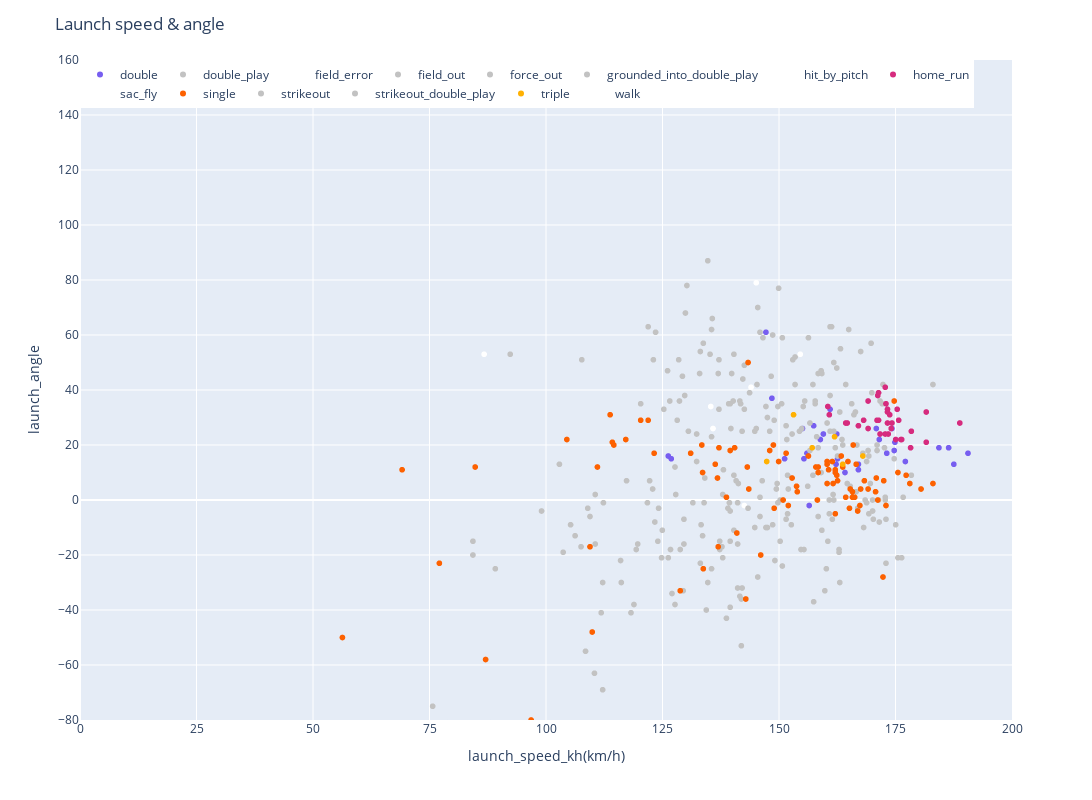

This figure's notebook cell:
### Code cell
# 速度と角度に着目した可視化

_fig = barrel(df)
_fig.show()

### Figure 1 — Plotly figure (JSON) as saved in the notebook; plotly's stock layout.template omitted (floating-point values rounded to 4 significant figures; data arrays with more than 128 entries replaced by an {"elided": "..."} marker saying what was removed)
{"data": [{"customdata": {"elided": "30x8 mixed values"}, "hovertemplate": "<b>%{hovertext}</b><br><br>events=double<br>launch_speed_kh=%{x}<br>launch_angle=%{y}<br>game_date=%{customdata[0]}<br>batter_name=%{customdata[1]}<br>pitcher_name=%{customdata[2]}<br>effective_speed_kh=%{customdata[3]}<br>pitch_name=%{customdata[4]}<br>hit_distance_sc_m=%{customdata[5]}<br>des=%{customdata[6]}<br>description=%{customdata[7]}<extra></extra>", "hovertext": ["double", "double", "double", "double", "double", "double", "double", "double", "double", "double", "double", "double", "double", "double", "double", "double", "double", "double", "double", "double", "double", "double", "double", "double", "double", "double", "double", "double", "double", "double"], "legendgroup": "double", "marker": {"color": "rgb(119, 94, 240)", "symbol": "circle"}, "mode": "markers", "name": "double", "showlegend": true, "type": "scattergl", "x": [162.4, 156, 167.0, 174.9, 186.4, 156.5, 157.4, 167.0, 162.2, 126.2, 184.3, 164.2, 148.5, 147.2, 158.9, 173.1, 155.4, 126.9, 174.7, 171.5, 155.0, 170.9, 161.0, 162.6, 151.2, 159.5, 187.5, 177.1, 190.6, 174.2], "xaxis": "x", "y": [24, 17, 11, 21, 19, -2, 27, 13, 13, 16, 19, 10, 37, 61, 22, 17, 15, 15, 18, 22, 26, 26, 33, 15, 15, 24, 13, 14, 17, 26], "yaxis": "y"}, {"customdata": [["2022-05-22T00:00:00", "Ohtani, Shohei", "Irvin, Cole", 129.0, "Changeup", 89.31, "Angels challenged (tag play), call on the field was upheld: Shohei Ohtani lines into a double play, right fielder Chad Pinder to shortstop Elvis Andrus.   Tyler Wade out at 2nd.", "hit_into_play"], ["2022-04-23T00:00:00", "Ohtani, Shohei", "Watkins, Spenser", 149.3, "4-Seam Fastball", 38.1, "Shohei Ohtani lines into a double play, third baseman Ramon Urias to shortstop Jorge Mateo.   Tyler Wade out at 2nd.", "hit_into_play"]], "hovertemplate": "<b>%{hovertext}</b><br><br>events=double_play<br>launch_speed_kh=%{x}<br>launch_angle=%{y}<br>game_date=%{customdata[0]}<br>batter_name=%{customdata[1]}<br>pitcher_name=%{customdata[2]}<br>effective_speed_kh=%{customdata[3]}<br>pitch_name=%{customdata[4]}<br>hit_distance_sc_m=%{customdata[5]}<br>des=%{customdata[6]}<br>description=%{customdata[7]}<extra></extra>", "hovertext": ["double_play", "double_play"], "legendgroup": "double_play", "marker": {"color": "rgb(194, 194, 194)", "symbol": "circle"}, "mode": "markers", "name": "double_play", "showlegend": true, "type": "scattergl", "x": [151.7, 134.1], "xaxis": "x", "y": [22, 8], "yaxis": "y"}, {"customdata": [["2022-07-16T00:00:00", "Ohtani, Shohei", "Urías, Julio", 150.9, "4-Seam Fastball", 16.46, "Shohei Ohtani reaches on a fielding error by first baseman Freddie Freeman.   Luis Rengifo to 3rd.", "hit_into_play"], ["2022-04-17T00:00:00", "Ohtani, Shohei", "Burke, Brock", 155.7, "4-Seam Fastball", 40.54, "Shohei Ohtani reaches on a fielding error by shortstop Marcus Semien.", "hit_into_play"], ["2022-04-16T00:00:00", "Ohtani, Shohei", "Martin, Brett", 130.1, "Curveball", 9.14, "Shohei Ohtani reaches on a fielding error by first baseman Nathaniel Lowe.   Tyler Wade to 2nd.", "hit_into_play"], ["2022-09-24T00:00:00", "Ohtani, Shohei", "Jax, Griffin", 137.0, "Slider", 82.6, "Shohei Ohtani reaches on a fielding error by left fielder Jake Cave.   Shohei Ohtani to 2nd.", "hit_into_play"]], "hovertemplate": "<b>%{hovertext}</b><br><br>events=field_error<br>launch_speed_kh=%{x}<br>launch_angle=%{y}<br>game_date=%{customdata[0]}<br>batter_name=%{customdata[1]}<br>pitcher_name=%{customdata[2]}<br>effective_speed_kh=%{customdata[3]}<br>pitch_name=%{customdata[4]}<br>hit_distance_sc_m=%{customdata[5]}<br>des=%{customdata[6]}<br>description=%{customdata[7]}<extra></extra>", "hovertext": ["field_error", "field_error", "field_error", "field_error"], "legendgroup": "field_error", "marker": {"color": "rgb(255, 255, 255)", "symbol": "circle"}, "mode": "markers", "name": "field_error", "showlegend": true, "type": "scattergl", "x": [145.1, 86.72, 142.6, 144], "xaxis": "x", "y": [79, 53, -2, 41], "yaxis": "y"}, {"customdata": {"elided": "239x8 mixed values"}, "hovertemplate": "<b>%{hovertext}</b><br><br>events=field_out<br>launch_speed_kh=%{x}<br>launch_angle=%{y}<br>game_date=%{customdata[0]}<br>batter_name=%{customdata[1]}<br>pitcher_name=%{customdata[2]}<br>effective_speed_kh=%{customdata[3]}<br>pitch_name=%{customdata[4]}<br>hit_distance_sc_m=%{customdata[5]}<br>des=%{customdata[6]}<br>description=%{customdata[7]}<extra></extra>", "hovertext": {"elided": "239 str values"}, "legendgroup": "field_out", "marker": {"color": "rgb(194, 194, 194)", "symbol": "circle"}, "mode": "markers", "name": "field_out", "showlegend": true, "type": "scattergl", "x": {"elided": "239 float values"}, "xaxis": "x", "y": {"elided": "239 int values"}, "yaxis": "y"}, {"customdata": [["2022-05-26T00:00:00", "Ohtani, Shohei", "Ryu, Hyun Jin", 138.2, "Cutter", 2.74, "Shohei Ohtani grounds into a force out, second baseman Santiago Espinal to shortstop Bo Bichette.   Andrew Velazquez scores.    Mike Trout out at 2nd.    Shohei Ohtani to 1st.", "hit_into_play"], ["2022-06-16T00:00:00", "Ohtani, Shohei", "Kirby, George", 131.2, "Curveball", 0.91, "Shohei Ohtani grounds into a force out, pitcher George Kirby to shortstop J.  P. Crawford.   Mike Trout out at 2nd.    Shohei Ohtani to 1st.", "hit_into_play"], ["2022-04-29T00:00:00", "Ohtani, Shohei", "Giolito, Lucas", 136.5, "Changeup", 38.71, "Shohei Ohtani grounds into a force out, fielded by shortstop Tim Anderson.   Mike Trout out at 2nd.    Shohei Ohtani to 1st.", "hit_into_play"], ["2022-07-25T00:00:00", "Ohtani, Shohei", "Greinke, Zack", 143.5, "4-Seam Fastball", 1.22, "Shohei Ohtani grounds into a force out, first baseman Nick Pratto to catcher MJ Melendez.   Phil Gosselin out at home.    Brandon Marsh to 3rd.    Andrew Velazquez to 2nd.    Shohei Ohtani to 1st.", "hit_into_play"], ["2022-05-14T00:00:00", "Ohtani, Shohei", "Blackburn, Paul", 147.2, "Sinker", 10.36, "Athletics challenged (force play), call on the field was overturned: Shohei Ohtani grounds into a force out, fielded by shortstop Elvis Andrus.   Brandon Marsh scores.    Luis Rengifo out at 2nd.    Shohei Ohtani to 1st.", "hit_into_play"], ["2022-04-17T00:00:00", "Ohtani, Shohei", "Martin, Brett", 136.5, "Slider", 3.05, "Shohei Ohtani grounds into a force out, second baseman Charlie Culberson to shortstop Marcus Semien.   Kurt Suzuki scores.    Andrew Velazquez to 3rd.    Tyler Wade out at 2nd.    Shohei Ohtani to 1st.", "hit_into_play"], ["2022-07-08T00:00:00", "Ohtani, Shohei", "Wells, Tyler", 137.6, "Changeup", 1.52, "Shohei Ohtani grounds into a force out, second baseman Ramon Urias to third baseman Tyler Nevin.   Mike Trout out at 2nd.    Shohei Ohtani to 1st.", "hit_into_play"], ["2022-04-16T00:00:00", "Ohtani, Shohei", "Hearn, Taylor", 133.0, "Slider", 1.22, "Shohei Ohtani grounds into a force out, second baseman Marcus Semien to shortstop Corey Seager.   Andrew Velazquez scores.    Tyler Wade out at 2nd.    Shohei Ohtani to 1st.", "hit_into_play"], ["2022-08-27T00:00:00", "Ohtani, Shohei", "Manoah, Alek", 153.6, "Sinker", 1.52, "Angels challenged (play at 1st), call on the field was overturned: Shohei Ohtani grounds into a force out, pitcher Alek Manoah to shortstop Bo Bichette.   David Fletcher to 3rd.    Mike Trout out at 2nd.    Shohei Ohtani to 1st.", "hit_into_play"], ["2022-07-05T00:00:00", "Ohtani, Shohei", "Alcantara, Sandy", 157.0, "Sinker", 0, "Shohei Ohtani grounds into a force out, pitcher Sandy Alcantara to shortstop Miguel Rojas.   Mike Trout out at 2nd.    Shohei Ohtani to 1st.", "hit_into_play"], ["2022-08-12T00:00:00", "Ohtani, Shohei", "Mahle, Tyler", 137.9, "Cutter", 1.52, "Shohei Ohtani grounds into a force out, second baseman Jorge Polanco to shortstop Carlos Correa.   David Fletcher out at 2nd.    Shohei Ohtani to 1st.", "hit_into_play"], ["2022-07-02T00:00:00", "Ohtani, Shohei", "Urquidy, José", 148.6, "4-Seam Fastball", 16.76, "Shohei Ohtani grounds into a force out, first baseman Yuli Gurriel to shortstop Jeremy Pena.   Taylor Ward out at 2nd.    Shohei Ohtani to 1st.", "hit_into_play"], ["2022-05-18T00:00:00", "Ohtani, Shohei", "Dunning, Dane", 142.7, "Sinker", 2.74, "Shohei Ohtani grounds into a force out, second baseman Marcus Semien to shortstop Corey Seager.   Taylor Ward out at 2nd.    Shohei Ohtani to 1st.", "hit_into_play"], ["2022-04-24T00:00:00", "Ohtani, Shohei", "Lakins Sr., Travis", 144.5, "Cutter", 7.32, "Shohei Ohtani grounds into a force out, third baseman Kelvin Gutierrez to shortstop Jorge Mateo.   Andrew Velazquez out at 2nd.", "hit_into_play"]], "hovertemplate": "<b>%{hovertext}</b><br><br>events=force_out<br>launch_speed_kh=%{x}<br>launch_angle=%{y}<br>game_date=%{customdata[0]}<br>batter_name=%{customdata[1]}<br>pitcher_name=%{customdata[2]}<br>effective_speed_kh=%{customdata[3]}<br>pitch_name=%{customdata[4]}<br>hit_distance_sc_m=%{customdata[5]}<br>des=%{customdata[6]}<br>description=%{customdata[7]}<extra></extra>", "hovertext": ["force_out", "force_out", "force_out", "force_out", "force_out", "force_out", "force_out", "force_out", "force_out", "force_out", "force_out", "force_out", "force_out", "force_out"], "legendgroup": "force_out", "marker": {"color": "rgb(194, 194, 194)", "symbol": "circle"}, "mode": "markers", "name": "force_out", "showlegend": true, "type": "scattergl", "x": [147.5, 127.7, 102.9, 142.1, 141.1, 123.4, 116, 137.9, 107.5, 78.88, 150.2, 176.6, 139.5, 151.8], "xaxis": "x", "y": [-10, -38, 13, -32, -1, -8, -22, -21, -17, -81, -15, 1, -15, -5], "yaxis": "y"}, {"customdata": [["2022-04-22T00:00:00", "Ohtani, Shohei", "Pérez, Cionel", 132.8, "Slider", 29.87, "Shohei Ohtani grounds into a double play, shortstop Jorge Mateo to third baseman Kelvin Gutierrez to first baseman Ryan Mountcastle.   Andrew Velazquez out at 2nd.    Shohei Ohtani out at 1st.", "hit_into_play"], ["2022-08-29T00:00:00", "Ohtani, Shohei", "Montas, Frankie", 137.0, "Split-Finger", 1.83, "Shohei Ohtani grounds into a double play, shortstop Isiah Kiner-Falefa to first baseman Anthony Rizzo.   Mike Trout out at 2nd.    Shohei Ohtani out at 1st.", "hit_into_play"], ["2022-05-18T00:00:00", "Ohtani, Shohei", "Dunning, Dane", 133.9, "Changeup", 4.27, "Shohei Ohtani grounds into a double play, first baseman Nathaniel Lowe to shortstop Corey Seager to first baseman Nathaniel Lowe.   Taylor Ward out at 2nd.    Shohei Ohtani out at 1st.", "hit_into_play"], ["2022-10-02T00:00:00", "Ohtani, Shohei", "Santana, Dennis", 152.8, "4-Seam Fastball", 11.89, "Shohei Ohtani grounds into a double play, second baseman Marcus Semien to shortstop Corey Seager to first baseman Nathaniel Lowe.   Mike Trout out at 2nd.    Shohei Ohtani out at 1st.", "hit_into_play"], ["2022-05-01T00:00:00", "Ohtani, Shohei", "Ruiz, José", 142.2, "Changeup", 1.22, "Shohei Ohtani grounds into a double play, pitcher Jose Ruiz to shortstop Tim Anderson to first baseman Jose Abreu.   Taylor Ward to 3rd.    Mike Trout out at 2nd.    Shohei Ohtani out at 1st.", "hit_into_play"], ["2022-05-14T00:00:00", "Ohtani, Shohei", "Oller, Adam", 138.2, "Changeup", 7.92, "Shohei Ohtani grounds into a double play, shortstop Kevin Smith to first baseman Christian Bethancourt.   Taylor Ward out at 2nd.    Shohei Ohtani out at 1st.", "hit_into_play"]], "hovertemplate": "<b>%{hovertext}</b><br><br>events=grounded_into_double_play<br>launch_speed_kh=%{x}<br>launch_angle=%{y}<br>game_date=%{customdata[0]}<br>batter_name=%{customdata[1]}<br>pitcher_name=%{customdata[2]}<br>effective_speed_kh=%{customdata[3]}<br>pitch_name=%{customdata[4]}<br>hit_distance_sc_m=%{customdata[5]}<br>des=%{customdata[6]}<br>description=%{customdata[7]}<extra></extra>", "hovertext": ["grounded_into_double_play", "grounded_into_double_play", "grounded_into_double_play", "grounded_into_double_play", "grounded_into_double_play", "grounded_into_double_play"], "legendgroup": "grounded_into_double_play", "marker": {"color": "rgb(194, 194, 194)", "symbol": "circle"}, "mode": "markers", "name": "grounded_into_double_play", "showlegend": true, "type": "scattergl", "x": [165.3, 137.3, 152.6, 160.8, 133.1, 139.0], "xaxis": "x", "y": [5, -18, -9, 0, -23, -3], "yaxis": "y"}, {"customdata": [["2022-05-24T00:00:00", "Ohtani, Shohei", "Dunning, Dane", 125.1, "Slider", null, "Shohei Ohtani hit by pitch.", "hit_by_pitch"], ["2022-05-28T00:00:00", "Ohtani, Shohei", "Merryweather, Julian", 158.2, "4-Seam Fastball", null, "Blue Jays challenged (hit by pitch), call on the field was upheld: Shohei Ohtani hit by pitch.", "hit_by_pitch"], ["2022-05-29T00:00:00", "Ohtani, Shohei", "Vasquez, Andrew", 125.8, "Curveball", null, "Shohei Ohtani hit by pitch.", "hit_by_pitch"], ["2022-07-22T00:00:00", "Ohtani, Shohei", "Morton, Charlie", 129.3, "Curveball", null, "Shohei Ohtani hit by pitch.", "hit_by_pitch"], ["2022-10-04T00:00:00", "Ohtani, Shohei", "Irvin, Cole", 134.7, "Changeup", null, "Shohei Ohtani hit by pitch.", "hit_by_pitch"]], "hovertemplate": "<b>%{hovertext}</b><br><br>events=hit_by_pitch<br>launch_speed_kh=%{x}<br>launch_angle=%{y}<br>game_date=%{customdata[0]}<br>batter_name=%{customdata[1]}<br>pitcher_name=%{customdata[2]}<br>effective_speed_kh=%{customdata[3]}<br>pitch_name=%{customdata[4]}<br>hit_distance_sc_m=%{customdata[5]}<br>des=%{customdata[6]}<br>description=%{customdata[7]}<extra></extra>", "hovertext": ["hit_by_pitch", "hit_by_pitch", "hit_by_pitch", "hit_by_pitch", "hit_by_pitch"], "legendgroup": "hit_by_pitch", "marker": {"color": "rgb(255, 255, 255)", "symbol": "circle"}, "mode": "markers", "name": "hit_by_pitch", "showlegend": true, "type": "scattergl", "x": [null, null, null, null, null], "xaxis": "x", "y": [null, null, null, null, null], "yaxis": "y"}, {"customdata": {"elided": "34x8 mixed values"}, "hovertemplate": "<b>%{hovertext}</b><br><br>events=home_run<br>launch_speed_kh=%{x}<br>launch_angle=%{y}<br>game_date=%{customdata[0]}<br>batter_name=%{customdata[1]}<br>pitcher_name=%{customdata[2]}<br>effective_speed_kh=%{customdata[3]}<br>pitch_name=%{customdata[4]}<br>hit_distance_sc_m=%{customdata[5]}<br>des=%{customdata[6]}<br>description=%{customdata[7]}<extra></extra>", "hovertext": ["home_run", "home_run", "home_run", "home_run", "home_run", "home_run", "home_run", "home_run", "home_run", "home_run", "home_run", "home_run", "home_run", "home_run", "home_run", "home_run", "home_run", "home_run", "home_run", "home_run", "home_run", "home_run", "home_run", "home_run", "home_run", "home_run", "home_run", "home_run", "home_run", "home_run", "home_run", "home_run", "home_run", "home_run"], "legendgroup": "home_run", "marker": {"color": "rgb(214, 43, 126)", "symbol": "circle"}, "mode": "markers", "name": "home_run", "showlegend": true, "type": "scattergl", "x": [176.2, 167.0, 172.8, 173.0, 160.5, 178.4, 171.2, 175.0, 175.7, 169.1, 176.3, 169.1, 160.8, 178.2, 181.6, 171.4, 171.4, 173.8, 172.8, 175.4, 173.3, 188.8, 164.3, 173.3, 181.6, 173.4, 173.3, 171.7, 168.2, 174.2, 164.6, 174.1, 171.0, null], "xaxis": "x", "y": [22, 27, 41, 35, 34, 25, 38, 22, 29, 36, 22, 26, 31, 19, 21, 39, 29, 31, 24, 33, 33, 28, 28, 32, 32, 24, 28, 24, 29, 28, 28, 26, 29, null], "yaxis": "y"}, {"customdata": [["2022-06-21T00:00:00", "Ohtani, Shohei", "Speier, Gabe", 131.7, "Slider", 93.27, "Shohei Ohtani out on a sacrifice fly to center fielder Michael A.   Taylor.   Tyler Wade scores.", "hit_into_play"], ["2022-08-06T00:00:00", "Ohtani, Shohei", "Bernardino, Brennan", 126.1, "Curveball", 77.72, "Shohei Ohtani out on a sacrifice fly to left fielder Kyle Lewis.   Andrew Velazquez scores.", "hit_into_play"], ["2022-06-21T00:00:00", "Ohtani, Shohei", "Mengden, Daniel", 142.1, "Cutter", 90.53, "Shohei Ohtani out on a sacrifice fly to left fielder Andrew Benintendi.   Tyler Wade scores.", "hit_into_play"]], "hovertemplate": "<b>%{hovertext}</b><br><br>events=sac_fly<br>launch_speed_kh=%{x}<br>launch_angle=%{y}<br>game_date=%{customdata[0]}<br>batter_name=%{customdata[1]}<br>pitcher_name=%{customdata[2]}<br>effective_speed_kh=%{customdata[3]}<br>pitch_name=%{customdata[4]}<br>hit_distance_sc_m=%{customdata[5]}<br>des=%{customdata[6]}<br>description=%{customdata[7]}<extra></extra>", "hovertext": ["sac_fly", "sac_fly", "sac_fly"], "legendgroup": "sac_fly", "marker": {"color": "rgb(255, 255, 255)", "symbol": "circle"}, "mode": "markers", "name": "sac_fly", "showlegend": true, "type": "scattergl", "x": [135.8, 154.6, 135.4], "xaxis": "x", "y": [26, 53, 34], "yaxis": "y"}, {"customdata": {"elided": "90x8 mixed values"}, "hovertemplate": "<b>%{hovertext}</b><br><br>events=single<br>launch_speed_kh=%{x}<br>launch_angle=%{y}<br>game_date=%{customdata[0]}<br>batter_name=%{customdata[1]}<br>pitcher_name=%{customdata[2]}<br>effective_speed_kh=%{customdata[3]}<br>pitch_name=%{customdata[4]}<br>hit_distance_sc_m=%{customdata[5]}<br>des=%{customdata[6]}<br>description=%{customdata[7]}<extra></extra>", "hovertext": ["single", "single", "single", "single", "single", "single", "single", "single", "single", "single", "single", "single", "single", "single", "single", "single", "single", "single", "single", "single", "single", "single", "single", "single", "single", "single", "single", "single", "single", "single", "single", "single", "single", "single", "single", "single", "single", "single", "single", "single", "single", "single", "single", "single", "single", "single", "single", "single", "single", "single", "single", "single", "single", "single", "single", "single", "single", "single", "single", "single", "single", "single", "single", "single", "single", "single", "single", "single", "single", "single", "single", "single", "single", "single", "single", "single", "single", "single", "single", "single", "single", "single", "single", "single", "single", "single", "single", "single", "single", "single"], "legendgroup": "single", "marker": {"color": "rgb(253, 97, 0)", "symbol": "circle"}, "mode": "markers", "name": "single", "showlegend": true, "type": "scattergl", "x": [166.9, 143.4, 151.5, 133.8, 165.8, 114.6, 183.0, 114.2, 149.9, 173.0, 137.0, 84.8, 120.3, 167.5, 136.3, 177.3, 143.5, 162.1, 137.1, 156.3, 56.32, 69.12, 146.1, 123.2, 111.0, 170.7, 133.6, 140.5, 158.4, 128.8, 166.6, 162.6, 148.8, 161.6, 165.9, 174.7, 141.0, 117.1, 109.9, 113.8, 166.2, 167.4, 162.4, 139.5, 165.1, 96.8, 133.4, 153.9, 158.4, 153.8, 77.12, 160.3, 165.3, 138.7, 169.1, 164.8, 171.2, 150.9, 163.7, 136.8, 131.0, 163.4, 160.6, 170.9, 87.04, 149.0, 172.3, 175.5, 104.5, 161.4, 164.3, 162.1, 172.5, 180.5, 109.4, 162.1, 168.3, 152.8, 160.3, 148, 143.2, 165.8, 152, 158.2, 157.9, 142.9, 160.3, 178.1, null, 121.9], "xaxis": "x", "y": [-4, 50, 17, -25, 1, 20, 6, 21, 14, -2, -17, 12, 29, 4, 13, 9, 4, 10, 19, 16, -50, 11, -20, 17, 12, 3, 10, 19, 12, -33, 13, 7, 20, 6, 20, 36, -12, 22, -48, 31, 1, -2, 9, 18, -3, -80, 20, 3, 10, 5, -23, 14, 4, 1, 4, 14, 0, 0, 12, 8, 17, 16, 11, 8, -58, -3, -28, 10, 22, 14, 1, -5, 7, 4, -17, 11, 7, 8, 6, 18, 12, 3, -2, 0, 12, -36, 13, 6, null, 29], "yaxis": "y"}, {"customdata": {"elided": "160x8 mixed values"}, "hovertemplate": "<b>%{hovertext}</b><br><br>events=strikeout<br>launch_speed_kh=%{x}<br>launch_angle=%{y}<br>game_date=%{customdata[0]}<br>batter_name=%{customdata[1]}<br>pitcher_name=%{customdata[2]}<br>effective_speed_kh=%{customdata[3]}<br>pitch_name=%{customdata[4]}<br>hit_distance_sc_m=%{customdata[5]}<br>des=%{customdata[6]}<br>description=%{customdata[7]}<extra></extra>", "hovertext": {"elided": "160 str values"}, "legendgroup": "strikeout", "marker": {"color": "rgb(194, 194, 194)", "symbol": "circle"}, "mode": "markers", "name": "strikeout", "showlegend": true, "type": "scattergl", "x": {"elided": "160 null values"}, "xaxis": "x", "y": {"elided": "160 null values"}, "yaxis": "y"}, {"customdata": [["2022-10-03T00:00:00", "Ohtani, Shohei", "Martínez, Adrián", 134.2, "Slider", null, "Shohei Ohtani strikes out swinging and Livan Soto caught stealing 2nd, catcher Shea Langeliers to third baseman Ernie Clement to catcher Shea Langeliers.", "swinging_strike"]], "hovertemplate": "<b>%{hovertext}</b><br><br>events=strikeout_double_play<br>launch_speed_kh=%{x}<br>launch_angle=%{y}<br>game_date=%{customdata[0]}<br>batter_name=%{customdata[1]}<br>pitcher_name=%{customdata[2]}<br>effective_speed_kh=%{customdata[3]}<br>pitch_name=%{customdata[4]}<br>hit_distance_sc_m=%{customdata[5]}<br>des=%{customdata[6]}<br>description=%{customdata[7]}<extra></extra>", "hovertext": ["strikeout_double_play"], "legendgroup": "strikeout_double_play", "marker": {"color": "rgb(194, 194, 194)", "symbol": "circle"}, "mode": "markers", "name": "strikeout_double_play", "showlegend": true, "type": "scattergl", "x": [null], "xaxis": "x", "y": [null], "yaxis": "y"}, {"customdata": [["2022-07-13T00:00:00", "Ohtani, Shohei", "Javier, Cristian", 152.2, "4-Seam Fastball", 53.64, "Shohei Ohtani triples (2) on a line drive to right fielder Kyle Tucker.   Max Stassi scores.    Brandon Marsh scores.", "hit_into_play"], ["2022-08-17T00:00:00", "Ohtani, Shohei", "Murfee, Penn", 138.9, "4-Seam Fastball", 59.13, "Shohei Ohtani triples (5) on a sharp line drive to right fielder Mitch Haniger.   David Fletcher scores.", "hit_into_play"], ["2022-08-16T00:00:00", "Ohtani, Shohei", "Ray, Robbie", 142.7, "Slider", 108.8, "Shohei Ohtani triples (4) on a sharp fly ball to left fielder Jesse Winker.", "hit_into_play"], ["2022-08-26T00:00:00", "Ohtani, Shohei", "White, Mitch", 132.8, "Slider", 115.5, "Shohei Ohtani triples (6) on a fly ball to center fielder Whit Merrifield.   Andrew Velazquez scores.    David Fletcher scores.", "hit_into_play"], ["2022-07-31T00:00:00", "Ohtani, Shohei", "Dunning, Dane", 139.0, "Changeup", 74.98, "Shohei Ohtani triples (3) on a sharp line drive to right fielder Kole Calhoun.", "hit_into_play"], ["2022-06-15T00:00:00", "Ohtani, Shohei", "Anderson, Tyler", 139.4, "Cutter", 90.22, "Shohei Ohtani triples (1) on a line drive to right fielder Mookie Betts.", "hit_into_play"]], "hovertemplate": "<b>%{hovertext}</b><br><br>events=triple<br>launch_speed_kh=%{x}<br>launch_angle=%{y}<br>game_date=%{customdata[0]}<br>batter_name=%{customdata[1]}<br>pitcher_name=%{customdata[2]}<br>effective_speed_kh=%{customdata[3]}<br>pitch_name=%{customdata[4]}<br>hit_distance_sc_m=%{customdata[5]}<br>des=%{customdata[6]}<br>description=%{customdata[7]}<extra></extra>", "hovertext": ["triple", "triple", "triple", "triple", "triple", "triple"], "legendgroup": "triple", "marker": {"color": "rgb(255, 177, 2)", "symbol": "circle"}, "mode": "markers", "name": "triple", "showlegend": true, "type": "scattergl", "x": [147.4, 163.7, 161.9, 153.1, 168, 157.1], "xaxis": "x", "y": [14, 13, 23, 31, 16, 19], "yaxis": "y"}, {"customdata": {"elided": "58x8 mixed values"}, "hovertemplate": "<b>%{hovertext}</b><br><br>events=walk<br>launch_speed_kh=%{x}<br>launch_angle=%{y}<br>game_date=%{customdata[0]}<br>batter_name=%{customdata[1]}<br>pitcher_name=%{customdata[2]}<br>effective_speed_kh=%{customdata[3]}<br>pitch_name=%{customdata[4]}<br>hit_distance_sc_m=%{customdata[5]}<br>des=%{customdata[6]}<br>description=%{customdata[7]}<extra></extra>", "hovertext": ["walk", "walk", "walk", "walk", "walk", "walk", "walk", "walk", "walk", "walk", "walk", "walk", "walk", "walk", "walk", "walk", "walk", "walk", "walk", "walk", "walk", "walk", "walk", "walk", "walk", "walk", "walk", "walk", "walk", "walk", "walk", "walk", "walk", "walk", "walk", "walk", "walk", "walk", "walk", "walk", "walk", "walk", "walk", "walk", "walk", "walk", "walk", "walk", "walk", "walk", "walk", "walk", "walk", "walk", "walk", "walk", "walk", "walk"], "legendgroup": "walk", "marker": {"color": "rgb(255, 255, 255)", "symbol": "circle"}, "mode": "markers", "name": "walk", "showlegend": true, "type": "scattergl", "x": [null, null, null, null, null, null, null, null, null, null, null, null, null, null, null, null, null, null, null, null, null, null, null, null, null, null, null, null, null, null, null, null, null, null, null, null, null, null, null, null, null, null, null, null, null, null, null, null, null, null, null, null, null, null, null, null, null, null], "xaxis": "x", "y": [null, null, null, null, null, null, null, null, null, null, null, null, null, null, null, null, null, null, null, null, null, null, null, null, null, null, null, null, null, null, null, null, null, null, null, null, null, null, null, null, null, null, null, null, null, null, null, null, null, null, null, null, null, null, null, null, null, null], "yaxis": "y"}], "layout": {"autosize": false, "height": 800, "legend": {"orientation": "h", "title": {}, "tracegroupgap": 0, "x": 0, "xanchor": "left", "y": 1, "yanchor": "top"}, "margin": {"t": 60}, "title": {"text": "Launch speed & angle"}, "width": 1200, "xaxis": {"anchor": "y", "domain": [0, 1], "dtick": 25, "range": [0, 200], "title": {"text": "launch_speed_kh(km/h)"}}, "yaxis": {"anchor": "x", "domain": [0, 1], "dtick": 20, "range": [-80, 160], "title": {"text": "launch_angle"}}}}
